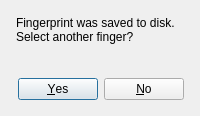
<ui version="4.0" >
 <class>SavedDialog</class>
 <widget class="QDialog" name="SavedDialog" >
  <property name="windowModality" >
   <enum>Qt::ApplicationModal</enum>
  </property>
  <property name="geometry" >
   <rect>
    <x>0</x>
    <y>0</y>
    <width>200</width>
    <height>116</height>
   </rect>
  </property>
  <property name="windowTitle" >
   <string>Fingerprint saved</string>
  </property>
  <property name="windowIcon" >
   <iconset resource="widget-res.qrc" >
    <normaloff>:/new/prefix1/res/gnome-user-interface.png</normaloff>:/new/prefix1/res/gnome-user-interface.png</iconset>
  </property>
  <layout class="QVBoxLayout" >
   <item>
    <layout class="QHBoxLayout" >
     <item>
      <layout class="QVBoxLayout" >
       <property name="spacing" >
        <number>0</number>
       </property>
       <property name="margin" >
        <number>5</number>
       </property>
       <item>
        <widget class="QLabel" name="modeLabel" >
         <property name="text" >
          <string>Fingerprint was saved to disk.</string>
         </property>
        </widget>
       </item>
       <item>
        <widget class="QLabel" name="label_2" >
         <property name="text" >
          <string>Select another finger?</string>
         </property>
        </widget>
       </item>
      </layout>
     </item>
     <item>
      <spacer>
       <property name="orientation" >
        <enum>Qt::Horizontal</enum>
       </property>
       <property name="sizeHint" stdset="0" >
        <size>
         <width>40</width>
         <height>20</height>
        </size>
       </property>
      </spacer>
     </item>
    </layout>
   </item>
   <item>
    <spacer>
     <property name="orientation" >
      <enum>Qt::Vertical</enum>
     </property>
     <property name="sizeHint" stdset="0" >
      <size>
       <width>20</width>
       <height>40</height>
      </size>
     </property>
    </spacer>
   </item>
   <item>
    <layout class="QHBoxLayout" >
     <property name="margin" >
      <number>5</number>
     </property>
     <item>
      <spacer>
       <property name="orientation" >
        <enum>Qt::Horizontal</enum>
       </property>
       <property name="sizeHint" stdset="0" >
        <size>
         <width>40</width>
         <height>20</height>
        </size>
       </property>
      </spacer>
     </item>
     <item>
      <widget class="QPushButton" name="yesButton" >
       <property name="text" >
        <string>&amp;Yes</string>
       </property>
      </widget>
     </item>
     <item>
      <widget class="QPushButton" name="noButton" >
       <property name="text" >
        <string>&amp;No</string>
       </property>
      </widget>
     </item>
    </layout>
   </item>
  </layout>
 </widget>
 <resources>
  <include location="widget-res.qrc" />
 </resources>
 <connections/>
</ui>
